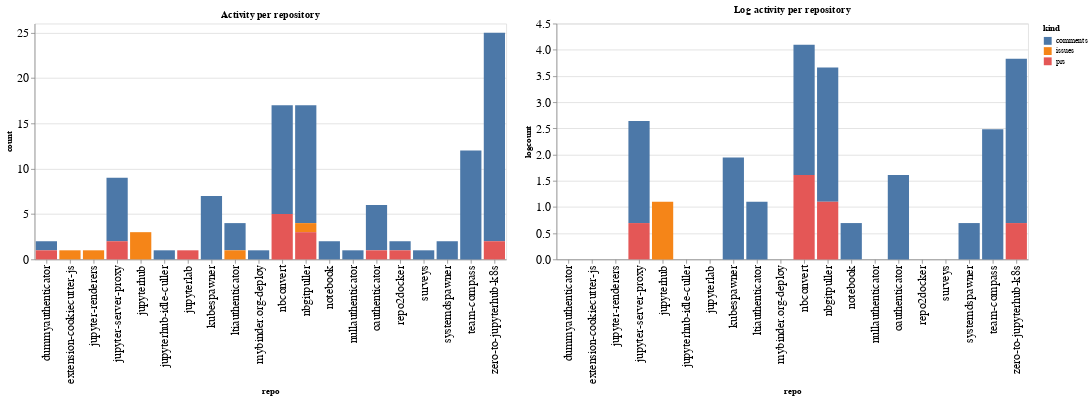

Notebook source saved alongside this figure:
### Code cell
ch1 = alt.Chart(repo_summaries, width=600, title="Activity per repository").mark_bar().encode(
    x='repo',
    y='count',
    color='kind',
    tooltip="kind"
)

ch2 = alt.Chart(repo_summaries, width=600, title="Log activity per repository").mark_bar().encode(
    x='repo',
    y='logcount',
    color='kind',
    tooltip="kind"
)

ch1 | ch2

### Figure 1 — Vega-Lite specification as saved in the notebook (floating-point values rounded to 4 significant figures)
{"config": {"axisLeft": {"labelFontSize": 15}, "axisBottom": {"labelFontSize": 15}}, "hconcat": [{"mark": "bar", "encoding": {"color": {"type": "nominal", "field": "kind"}, "tooltip": {"type": "nominal", "field": "kind"}, "x": {"type": "nominal", "field": "repo"}, "y": {"type": "quantitative", "field": "count"}}, "title": "Activity per repository", "width": 600}, {"mark": "bar", "encoding": {"color": {"type": "nominal", "field": "kind"}, "tooltip": {"type": "nominal", "field": "kind"}, "x": {"type": "nominal", "field": "repo"}, "y": {"type": "quantitative", "field": "logcount"}}, "title": "Log activity per repository", "width": 600}], "data": {"name": "data-341bed3039bafbde1ff421be3d0b567d"}, "$schema": "https://vega.github.io/schema/vega-lite/v4.8.1.json", "datasets": {"data-341bed3039bafbde1ff421be3d0b567d": [{"repo": "dummyauthenticator", "kind": "comments", "count": 1, "logcount": 0.0}, {"repo": "dummyauthenticator", "kind": "prs", "count": 1, "logcount": 0.0}, {"repo": "extension-cookiecutter-js", "kind": "issues", "count": 1, "logcount": 0.0}, {"repo": "jupyter-renderers", "kind": "issues", "count": 1, "logcount": 0.0}, {"repo": "jupyter-server-proxy", "kind": "comments", "count": 7, "logcount": 1.946}, {"repo": "jupyter-server-proxy", "kind": "prs", "count": 2, "logcount": 0.6931}, {"repo": "jupyterhub", "kind": "issues", "count": 3, "logcount": 1.099}, {"repo": "jupyterhub-idle-culler", "kind": "comments", "count": 1, "logcount": 0.0}, {"repo": "jupyterlab", "kind": "prs", "count": 1, "logcount": 0.0}, {"repo": "kubespawner", "kind": "comments", "count": 7, "logcount": 1.946}, {"repo": "ltiauthenticator", "kind": "comments", "count": 3, "logcount": 1.099}, {"repo": "ltiauthenticator", "kind": "issues", "count": 1, "logcount": 0.0}, {"repo": "mybinder.org-deploy", "kind": "comments", "count": 1, "logcount": 0.0}, {"repo": "nbconvert", "kind": "comments", "count": 12, "logcount": 2.485}, {"repo": "nbconvert", "kind": "prs", "count": 5, "logcount": 1.609}, {"repo": "nbgitpuller", "kind": "comments", "count": 13, "logcount": 2.565}, {"repo": "nbgitpuller", "kind": "issues", "count": 1, "logcount": 0.0}, {"repo": "nbgitpuller", "kind": "prs", "count": 3, "logcount": 1.099}, {"repo": "notebook", "kind": "comments", "count": 2, "logcount": 0.6931}, {"repo": "nullauthenticator", "kind": "comments", "count": 1, "logcount": 0.0}, {"repo": "oauthenticator", "kind": "comments", "count": 5, "logcount": 1.609}, {"repo": "oauthenticator", "kind": "prs", "count": 1, "logcount": 0.0}, {"repo": "repo2docker", "kind": "comments", "count": 1, "logcount": 0.0}, {"repo": "repo2docker", "kind": "prs", "count": 1, "logcount": 0.0}, {"repo": "surveys", "kind": "comments", "count": 1, "logcount": 0.0}, {"repo": "systemdspawner", "kind": "comments", "count": 2, "logcount": 0.6931}, {"repo": "team-compass", "kind": "comments", "count": 12, "logcount": 2.485}, {"repo": "zero-to-jupyterhub-k8s", "kind": "comments", "count": 23, "logcount": 3.135}, {"repo": "zero-to-jupyterhub-k8s", "kind": "prs", "count": 2, "logcount": 0.6931}]}}
